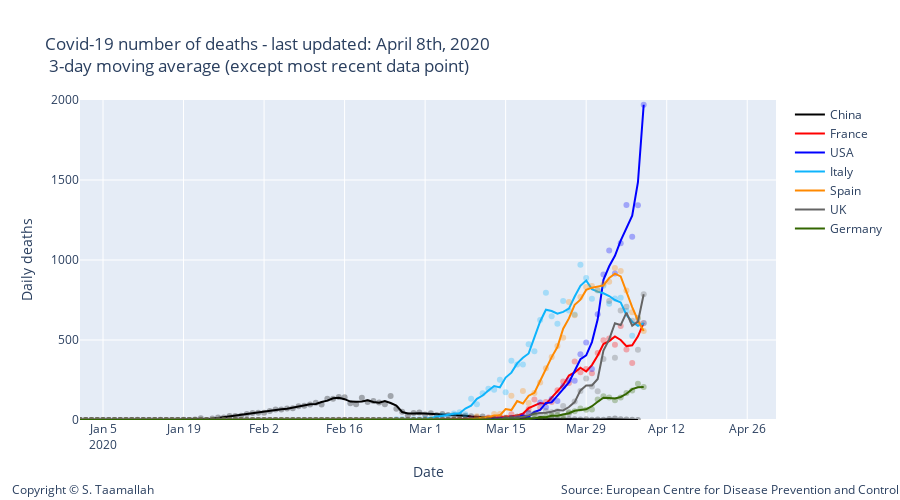

The notebook cell saved with this chart:
### Code cell
degree = 1
#smooth_italy = smoothTriangle(df_italy['deaths'],degree)

smooth_china = smoothTriangle(df_china['deaths'], degree)
smooth_france = smoothTriangle(df_france['deaths'], degree)
smooth_italy = smoothTriangle(df_italy['deaths'],degree)
smooth_usa = smoothTriangle(df_usa['deaths'],degree)
smooth_uk = smoothTriangle(df_uk['deaths'],degree)
smooth_germany = smoothTriangle(df_germany['deaths'],degree)
smooth_spain = smoothTriangle(df_spain['deaths'],degree)
smooth_korea = smoothTriangle(df_korea['deaths'],degree)
smooth_netherlandss = smoothTriangle(df_netherlands['deaths'],degree)

smooth_china = smooth_3day(df_china['deaths'])
smooth_france = smooth_3day(df_france['deaths'])
smooth_italy = smooth_3day(df_italy['deaths'])
smooth_usa = smooth_3day(df_usa['deaths'])
smooth_uk = smooth_3day(df_uk['deaths'])
smooth_germany = smooth_3day(df_germany['deaths'])
smooth_spain = smooth_3day(df_spain['deaths'])
smooth_korea = smooth_3day(df_korea['deaths'])
smooth_netherlandss = smooth_3day(df_netherlands['deaths'])



# Add traces
trace1 = go.Scatter(
        x=df_china.index, 
        y=df_china['deaths'],
        mode='markers',
        name='China daily cases',
        line_color='rgba(0, 0, 0, .3)',
        showlegend=False,
)

trace11 = go.Scatter(
        x=df_china.index, 
        y=smooth_china,
        mode='lines',
        name='China',
        line_color='rgba(0, 0, 0, 1)',
)


trace2 = go.Scatter(
        x=df_france.index, 
        y=df_france['deaths'],
        mode='markers',
        name='France',
        line_color='rgba(256, 0, 0, .3)',
        showlegend=False,
)

trace22 = go.Scatter(
        x=df_france.index, 
        y=smooth_france,
        mode='lines',
        name='France',
        line_color='rgba(256, 0, 0, 1)',
)


trace3 = go.Scatter(
        x=df_usa.index, 
        y=df_usa['deaths'],
        mode='markers',
        name='USA',
        line_color='rgba(0, 0, 255, .3)',
    showlegend=False,
)

trace33 = go.Scatter(
        x=df_usa.index, 
        y=smooth_usa,
        mode='lines',
        name='USA',
        line_color='rgba(0, 0, 255, 1)',
)

trace4 = go.Scatter(
        x=df_italy.index, 
        y=df_italy['deaths'],
        mode='markers',
        name='Italy',
        line_color='rgba(14, 180, 252, .3)',
    showlegend=False,
)

trace44 = go.Scatter(
        x=df_italy.index, 
        y=smooth_italy,
        mode='lines',
        name='Italy',
        line_color='rgba(14, 180, 252, 1)',
)

trace5 = go.Scatter(
        x=df_spain.index, 
        y=df_spain['deaths'],
        mode='markers',
        name='Spain',
        line_color='rgba(255, 137, 0, .3)',
    showlegend=False,
)

trace55 = go.Scatter(
        x=df_spain.index, 
        y=smooth_spain,
        mode='lines',
        name='Spain',
        line_color='rgba(256, 137, 0, 1)',
)


trace6 = go.Scatter(
        x=df_uk.index, 
        y=df_uk['deaths'],
        mode='markers',
        name='UK',
        line_color='rgba(100, 100, 100, .3)',
    showlegend=False
)

trace66 = go.Scatter(
        x=df_uk.index, 
        y=smooth_uk,
        mode='lines',
        name='UK',
        line_color='rgba(100, 100, 100, 1)',
)

trace7 = go.Scatter(
        x=df_germany.index, 
        y=df_germany['deaths'],
        mode='markers',
        name='Germany',
        line_color='rgba(51, 102, 0, .3)',
    showlegend=False,
)

trace77 = go.Scatter(
        x=df_germany.index, 
        y=smooth_germany,
        mode='lines',
        name='Germany',
        line_color='rgba(51, 102, 0, 1)',
)


data = [trace1,trace11, trace2, trace22, trace3, trace33, trace4, trace44, trace5, trace55, trace6, trace66, trace7, trace77]

layout = go.Layout(
    title="Covid-19 number of deaths - last updated: April 8th, 2020 <br> 3-day moving average (except most recent data point)",
    width=900,
    height=500,
    
    # Top left
    xaxis=dict(
        title='Date',
        range=['2020-01-01', '2020-05-01'],
    ),
    yaxis=dict(
        title='Daily deaths',
        #type='log',
        range=[0,2000],
        anchor='x'
    ),
    
      annotations=[
        dict(
            x=1.18,
            y=-0.25,
            showarrow=False,
            text='Source: European Centre for Disease Prevention and Control',
            xref='paper',
            yref='paper'
        ),
        
        dict(
            x=-0.1,
            y=-0.25,
            showarrow=False,
            text='Copyright © S. Taamallah ',
            xref='paper',
            yref='paper'
        )
    ],
    
)

fig = go.Figure(data=data, layout=layout)

fig.show()

from plotly.offline import plot
plot(fig, filename="STaamallah_covid19_analysis_chart_1_20200408.html", auto_open = False)
